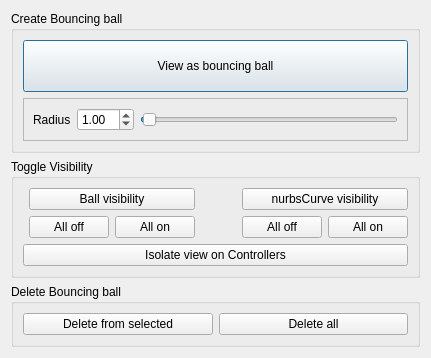
<?xml version="1.0" encoding="UTF-8"?>
<ui version="4.0">
 <author>Jaime Florian Urueta</author>
 <class>BBDialog</class>
 <widget class="QDialog" name="BBDialog">
  <property name="geometry">
   <rect>
    <x>0</x>
    <y>0</y>
    <width>403</width>
    <height>333</height>
   </rect>
  </property>
  <property name="windowTitle">
   <string>Bouncing Ball Visualizer</string>
  </property>
  <layout class="QVBoxLayout" name="verticalLayout">
   <item>
    <widget class="QGroupBox" name="createGroupBox">
     <property name="enabled">
      <bool>true</bool>
     </property>
     <property name="minimumSize">
      <size>
       <width>0</width>
       <height>0</height>
      </size>
     </property>
     <property name="title">
      <string>Create Bouncing ball</string>
     </property>
     <layout class="QGridLayout" name="gridLayout">
      <item row="1" column="0">
       <widget class="QFrame" name="radiusFrame">
        <property name="enabled">
         <bool>true</bool>
        </property>
        <property name="sizePolicy">
         <sizepolicy hsizetype="Preferred" vsizetype="Fixed">
          <horstretch>0</horstretch>
          <verstretch>0</verstretch>
         </sizepolicy>
        </property>
        <property name="frameShape">
         <enum>QFrame::StyledPanel</enum>
        </property>
        <property name="frameShadow">
         <enum>QFrame::Raised</enum>
        </property>
        <layout class="QHBoxLayout" name="horizontalLayout">
         <item>
          <widget class="QLabel" name="labelRadius">
           <property name="text">
            <string>Radius</string>
           </property>
          </widget>
         </item>
         <item>
          <widget class="QDoubleSpinBox" name="radiusSpinBox">
           <property name="minimum">
            <double>0.020000000000000</double>
           </property>
           <property name="maximum">
            <double>98.989999999999995</double>
           </property>
           <property name="singleStep">
            <double>0.100000000000000</double>
           </property>
           <property name="value">
            <double>1.000000000000000</double>
           </property>
          </widget>
         </item>
         <item>
          <widget class="QSlider" name="radiusSlider">
           <property name="minimum">
            <number>2</number>
           </property>
           <property name="maximum">
            <number>10000</number>
           </property>
           <property name="singleStep">
            <number>1</number>
           </property>
           <property name="pageStep">
            <number>1</number>
           </property>
           <property name="value">
            <number>100</number>
           </property>
           <property name="sliderPosition">
            <number>100</number>
           </property>
           <property name="tracking">
            <bool>true</bool>
           </property>
           <property name="orientation">
            <enum>Qt::Horizontal</enum>
           </property>
           <property name="invertedAppearance">
            <bool>false</bool>
           </property>
           <property name="invertedControls">
            <bool>false</bool>
           </property>
          </widget>
         </item>
        </layout>
       </widget>
      </item>
      <item row="0" column="0">
       <widget class="QPushButton" name="createButton">
        <property name="sizePolicy">
         <sizepolicy hsizetype="Minimum" vsizetype="Maximum">
          <horstretch>0</horstretch>
          <verstretch>0</verstretch>
         </sizepolicy>
        </property>
        <property name="minimumSize">
         <size>
          <width>0</width>
          <height>52</height>
         </size>
        </property>
        <property name="text">
         <string>View as bouncing ball</string>
        </property>
       </widget>
      </item>
     </layout>
    </widget>
   </item>
   <item>
    <widget class="QGroupBox" name="visibilityGroupBox">
     <property name="title">
      <string>Toggle Visibility</string>
     </property>
     <layout class="QGridLayout" name="gridLayout_2">
      <item row="2" column="2">
       <widget class="QPushButton" name="ballAllOnButton">
        <property name="text">
         <string>All on</string>
        </property>
       </widget>
      </item>
      <item row="2" column="5">
       <widget class="QPushButton" name="controllerAllOnButton">
        <property name="text">
         <string>All on</string>
        </property>
       </widget>
      </item>
      <item row="0" column="4" colspan="2">
       <widget class="QPushButton" name="controllerVisibilityButton">
        <property name="text">
         <string>nurbsCurve visibility</string>
        </property>
       </widget>
      </item>
      <item row="2" column="1">
       <widget class="QPushButton" name="ballAllOffButton">
        <property name="text">
         <string>All off</string>
        </property>
       </widget>
      </item>
      <item row="3" column="0" colspan="6">
       <widget class="QPushButton" name="isolateViewButton">
        <property name="sizePolicy">
         <sizepolicy hsizetype="Minimum" vsizetype="Fixed">
          <horstretch>0</horstretch>
          <verstretch>0</verstretch>
         </sizepolicy>
        </property>
        <property name="text">
         <string>Isolate view on Controllers</string>
        </property>
       </widget>
      </item>
      <item row="2" column="4">
       <widget class="QPushButton" name="controllerAllOffButton">
        <property name="text">
         <string>All off</string>
        </property>
       </widget>
      </item>
      <item row="2" column="3">
       <spacer name="ButtonsHorizontalSpacer">
        <property name="orientation">
         <enum>Qt::Horizontal</enum>
        </property>
        <property name="sizeType">
         <enum>QSizePolicy::MinimumExpanding</enum>
        </property>
        <property name="sizeHint" stdset="0">
         <size>
          <width>35</width>
          <height>20</height>
         </size>
        </property>
       </spacer>
      </item>
      <item row="0" column="1" colspan="2">
       <widget class="QPushButton" name="ballVisibilityButton">
        <property name="text">
         <string>Ball visibility</string>
        </property>
       </widget>
      </item>
     </layout>
    </widget>
   </item>
   <item>
    <widget class="QGroupBox" name="deleteGroupBox">
     <property name="title">
      <string>Delete Bouncing ball</string>
     </property>
     <layout class="QHBoxLayout" name="horizontalLayout_2">
      <item>
       <widget class="QPushButton" name="deleteSelectedButton">
        <property name="text">
         <string>Delete from selected</string>
        </property>
       </widget>
      </item>
      <item>
       <widget class="QPushButton" name="deleteAllButton">
        <property name="text">
         <string>Delete all</string>
        </property>
       </widget>
      </item>
     </layout>
    </widget>
   </item>
  </layout>
 </widget>
 <tabstops>
  <tabstop>createButton</tabstop>
  <tabstop>radiusSlider</tabstop>
  <tabstop>ballAllOffButton</tabstop>
  <tabstop>controllerVisibilityButton</tabstop>
  <tabstop>isolateViewButton</tabstop>
  <tabstop>deleteSelectedButton</tabstop>
  <tabstop>deleteAllButton</tabstop>
 </tabstops>
 <resources/>
 <connections/>
</ui>
